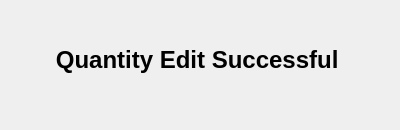
<?xml version="1.0" encoding="UTF-8"?>
<ui version="4.0">
 <class>Form</class>
 <widget class="QWidget" name="Form">
  <property name="geometry">
   <rect>
    <x>0</x>
    <y>0</y>
    <width>400</width>
    <height>130</height>
   </rect>
  </property>
  <property name="windowTitle">
   <string>Edit Quantity Success</string>
  </property>
  <widget class="QLabel" name="UserLabel">
   <property name="geometry">
    <rect>
     <x>0</x>
     <y>40</y>
     <width>401</width>
     <height>41</height>
    </rect>
   </property>
   <property name="text">
    <string>&lt;html&gt;&lt;head/&gt;&lt;body&gt;&lt;p align=&quot;center&quot;&gt;&lt;span style=&quot; font-size:18pt; font-weight:600;&quot;&gt;Quantity Edit Successful &lt;/span&gt;&lt;/p&gt;&lt;/body&gt;&lt;/html&gt;</string>
   </property>
  </widget>
 </widget>
 <resources/>
 <connections/>
</ui>
